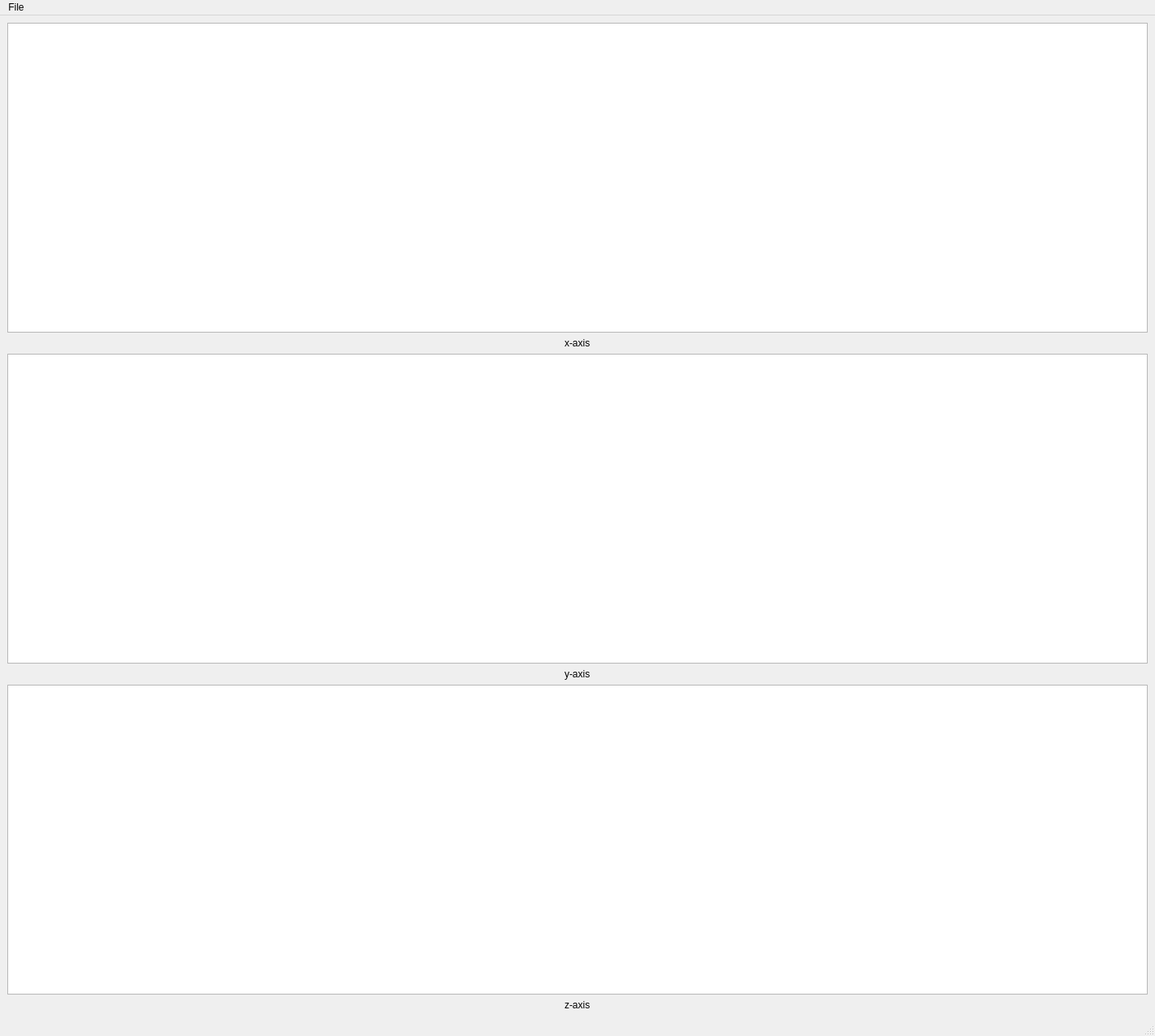
<?xml version="1.0" encoding="UTF-8"?>
<ui version="4.0">
 <class>MainWindow</class>
 <widget class="QMainWindow" name="MainWindow">
  <property name="geometry">
   <rect>
    <x>0</x>
    <y>0</y>
    <width>1420</width>
    <height>1274</height>
   </rect>
  </property>
  <property name="windowTitle">
   <string>LabViewData</string>
  </property>
  <widget class="QWidget" name="centralwidget">
   <layout class="QGridLayout" name="gridLayout_2">
    <item row="0" column="0">
     <layout class="QGridLayout" name="gridLayout">
      <item row="0" column="0">
       <widget class="GraphicsLayoutWidget" name="xData"/>
      </item>
      <item row="1" column="0" alignment="Qt::AlignHCenter">
       <widget class="QLabel" name="lxData">
        <property name="text">
         <string>x-axis</string>
        </property>
       </widget>
      </item>
      <item row="2" column="0">
       <widget class="GraphicsLayoutWidget" name="yData"/>
      </item>
      <item row="3" column="0" alignment="Qt::AlignHCenter">
       <widget class="QLabel" name="lyData">
        <property name="text">
         <string>y-axis</string>
        </property>
       </widget>
      </item>
      <item row="4" column="0">
       <widget class="GraphicsLayoutWidget" name="zData"/>
      </item>
      <item row="5" column="0" alignment="Qt::AlignHCenter">
       <widget class="QLabel" name="lzAxis">
        <property name="text">
         <string>z-axis</string>
        </property>
       </widget>
      </item>
     </layout>
    </item>
   </layout>
  </widget>
  <widget class="QMenuBar" name="menubar">
   <property name="geometry">
    <rect>
     <x>0</x>
     <y>0</y>
     <width>1420</width>
     <height>26</height>
    </rect>
   </property>
   <widget class="QMenu" name="menuFile">
    <property name="title">
     <string>File</string>
    </property>
    <addaction name="actionOpen"/>
    <addaction name="actionScreenshot"/>
    <addaction name="actionExit"/>
   </widget>
   <addaction name="menuFile"/>
  </widget>
  <widget class="QStatusBar" name="statusbar"/>
  <action name="actionOpen">
   <property name="text">
    <string>Open Data File</string>
   </property>
  </action>
  <action name="actionExit">
   <property name="text">
    <string>Exit</string>
   </property>
  </action>
  <action name="actionScreenshot">
   <property name="text">
    <string>Screenshot</string>
   </property>
  </action>
 </widget>
 <customwidgets>
  <customwidget>
   <class>GraphicsLayoutWidget</class>
   <extends>QGraphicsView</extends>
   <header location="global">pyqtgraph</header>
  </customwidget>
 </customwidgets>
 <resources/>
 <connections/>
</ui>
